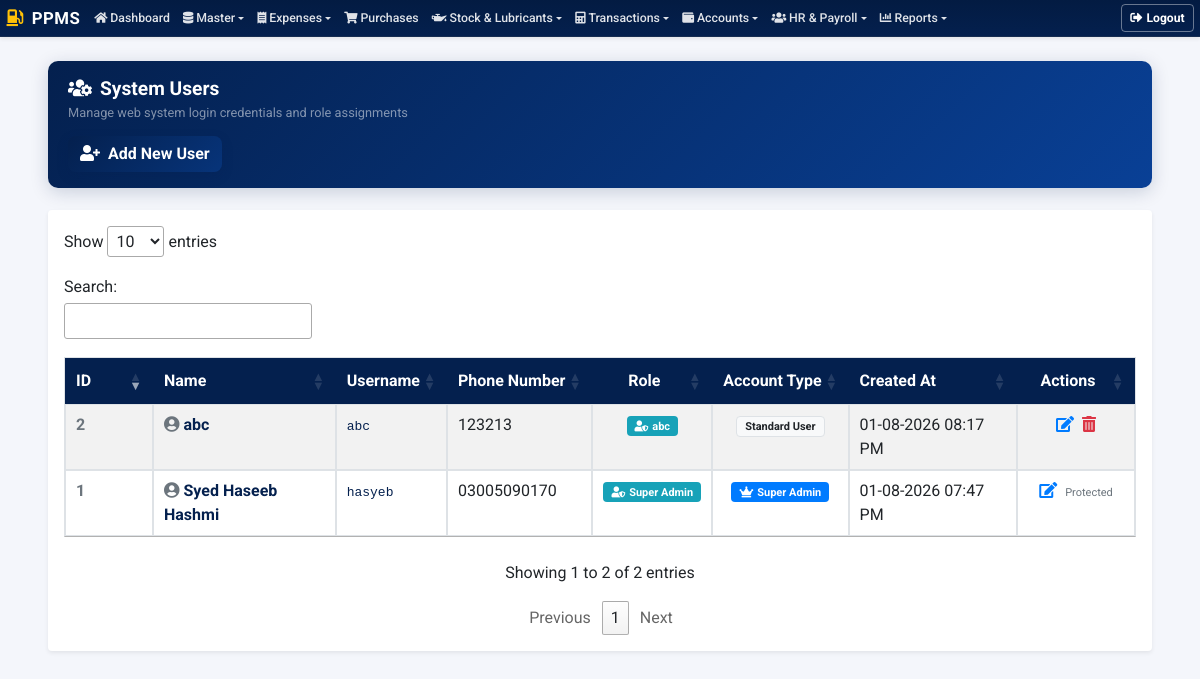
The app's page /users/users-list.php (signed in) with its own data.
### tables this page shows
CREATE TABLE `tbl_accounts` (
  `id` int(11) NOT NULL,
  `name` varchar(256) NOT NULL,
  `username` varchar(64) NOT NULL,
  `password` varchar(255) NOT NULL,
  `type` varchar(64) NOT NULL DEFAULT 'user',
  `phonenumber` varchar(64) NOT NULL DEFAULT '',
  `cnicnumber` varchar(64) NOT NULL DEFAULT '',
  `address` varchar(512) NOT NULL DEFAULT '',
  `city` varchar(64) NOT NULL DEFAULT '',
  `role_id` int(11) DEFAULT NULL,
  `deleted_at` datetime DEFAULT NULL,
  `created_at` timestamp NOT NULL DEFAULT current_timestamp()
);

CREATE TABLE `tbl_roles` (
  `id` int(11) NOT NULL,
  `name` varchar(128) NOT NULL,
  `created_at` datetime NOT NULL DEFAULT current_timestamp(),
  `updated_at` datetime NOT NULL DEFAULT current_timestamp() ON UPDATE current_timestamp(),
  `deleted_at` datetime DEFAULT NULL
);

### include/permissions.php (called while the page is built, shortened)
<?php
require_once __DIR__ . '/config.php';
function has_permission($module_slug, $action) {
    global $connection;
    $user_id = intval($_SESSION['loggedInUser']);
    $user_res = mysqli_query($connection, "SELECT type, role_id FROM tbl_accounts WHERE id = '$user_id' LIMIT 1");
    if (!$user_res || !($user = mysqli_fetch_assoc($user_res))) {
        return false;
    }
    if (strtolower(trim($user['type'] ?? '')) === 'admin') {
        return true;
    }
    return false;
}
?>

### users/users-list.php (the view, shortened to what this page needs)
<?php
require '../include/config.php';
require '../include/permissions.php';
?>
<!DOCTYPE html>
<html lang="en">
<head>
    <link rel="stylesheet" href="https://stackpath.bootstrapcdn.com/bootstrap/4.3.1/css/bootstrap.min.css">
    <link rel="stylesheet" href="https://cdnjs.cloudflare.com/ajax/libs/font-awesome/5.11.2/css/all.min.css">
    <link rel="stylesheet" href="https://cdn.datatables.net/1.10.20/css/jquery.dataTables.min.css">
    <link rel="stylesheet" href="../include/style.css?v=1.0.1">
</head>
<body>
<?php include('../include/navbar.php');?>
<main class="main">
    <div class="container-fluid pt-4 pb-4 px-lg-5">
        <div class="page-header">
            <div>
                <h4><i class="fas fa-users-cog mr-2"></i>System Users</h4>
                <small class="text-white-50">Manage web system login credentials and role assignments</small>
            </div>
            <div>
                <?php if (has_permission('users', 'add')): ?>
                <a href="add-user.php" class="btn btn-primary font-weight-bold" style="border-radius:8px;">
                    <i class="fas fa-user-plus mr-1"></i> Add New User
                </a>
                <?php endif; ?>
            </div>
        </div>
        <div class="table-responsive bg-white p-3 rounded shadow-sm">
            <table id="usersTable" class="table table-striped table-bordered">
                <thead>
                    <tr>
                        <th style="width: 50px;">ID</th>
                        <th>Name</th>
                        <th>Username</th>
                        <th>Phone Number</th>
                        <th style="text-align: center;">Role</th>
                        <th style="text-align: center;">Account Type</th>
                        <th>Created At</th>
                        <th style="text-align: center; width: 80px;">Actions</th>
                    </tr>
                </thead>
                <tbody>
                    <?php
                    $sql = "SELECT a.*, r.name as role_name
                            FROM tbl_accounts a
                            LEFT JOIN tbl_roles r ON a.role_id = r.id
                            WHERE a.deleted_at IS NULL
                            ORDER BY a.id DESC";
                    $result = mysqli_query($connection, $sql);
                    if ($result && mysqli_num_rows($result) > 0) {
                        while ($row = mysqli_fetch_assoc($result)) {
                            $isAdmin = ($row['id'] == 1 || strtolower(trim($row['type'] ?? '')) === 'admin' || strtolower(trim($row['username'] ?? '')) === 'admin' || strtolower(trim($row['role_name'] ?? '')) === 'admin');
                            $canEdit = has_permission('users', 'edit');
                            $canDelete = has_permission('users', 'delete') && !$isAdmin;
                            $nameDisplay = $canEdit
                                ? '<a href="edit-user.php?id='.$row['id'].'" class="font-weight-bold" style="color: var(--primary-color);"><i class="fas fa-user-circle mr-1 text-muted"></i>'.htmlspecialchars($row['name'] ?? 'N/A').'</a>'
                                : '<strong>'.htmlspecialchars($row['name'] ?? 'N/A').'</strong>';
                            $roleTitle = !empty($row['role_name']) ? $row['role_name'] : ($isAdmin ? 'Super Admin' : 'Standard User');
                            $roleBadge = '<span class="badge badge-info px-2 py-1" style="font-size:11px;"><i class="fas fa-user-shield mr-1"></i>'.htmlspecialchars($roleTitle).'</span>';
                            if ($isAdmin) {
                                $typeBadge = '<span class="badge badge-primary px-2 py-1" style="font-size:11px;"><i class="fas fa-crown mr-1"></i>Super Admin</span>';
                            } else {
                                $typeBadge = '<span class="badge badge-light border px-2 py-1" style="font-size:11px;">Standard User</span>';
                            }
                            $createdDate = (!empty($row['created_at'])) ? date("d-m-Y h:i A", strtotime($row['created_at'])) : '—';
                            echo '<tr>
                                <td class="font-weight-bold text-muted">'.$row['id'].'</td>
                                <td>'.$nameDisplay.'</td>
                                <td><code style="font-size:13px; color:#04204e;">'.htmlspecialchars($row['username'] ?? '').'</code></td>
                                <td>'.htmlspecialchars($row['phonenumber'] ?? '—').'</td>
                                <td class="text-center">'.$roleBadge.'</td>
                                <td class="text-center">'.$typeBadge.'</td>
                                <td>'.$createdDate.'</td>
                                <td class="text-center">';
                            if ($canEdit) {
                                echo '<a href="edit-user.php?id='.$row['id'].'" class="text-primary mr-2" title="Edit User"><i class="fas fa-edit" style="font-size: 16px;"></i></a>';
                            }
                            if ($canDelete) {
                                echo '<a class="text-danger" onclick="deleteUser('.$row['id'].')" title="Delete User" style="cursor:pointer;"><i class="fas fa-trash-alt" style="font-size: 16px;"></i></a>';
                            } else if ($isAdmin) {
                                echo '<span class="text-muted" style="font-size:11px;">Protected</span>';
                            } else if (!$canEdit) {
                                echo '<span class="text-muted" style="font-size:11px;">No Access</span>';
                            }
                            echo '</td>
                            </tr>';
                        }
                    }
                    ?>
                </tbody>
            </table>
        </div>
    </div>
</main>
</body>
</html>

### include/style.css (style rules this page uses)
:root { --primary-color: #04204e; --primary-hover: #07347a; --primary-light: #e6f0fa; --primary-gradient: linear-gradient(135deg, var(--primary-color) 0%, #07347a 100%); --gradient-header: linear-gradient(135deg, var(--primary-color) 0%, #094096 100%); --navy-glass: rgba(4, 32, 78, 0.96); }
body { font-family: 'Roboto', sans-serif; background-color: #f4f6fb; color: #212529; overflow-x: hidden; }
@media (max-width: 1240px) { .page-header { padding: 16px 20px !important; flex-direction: column !important; align-items: flex-start !important; gap: 12px; } }
@media (max-width: 1240px) { .page-header h4, .page-header h2 { font-size: 1.2rem !important; } }
@media (max-width: 1240px) { .page-header .btn { width: 100%; text-align: center; } }
@media (max-width: 1240px) { .table-responsive { -webkit-overflow-scrolling: touch; border-radius: 8px; margin-bottom: 1rem; width: 100%; overflow-x: auto; } }
.btn-primary { background-color: #04204e !important; background: var(--primary-gradient) !important; border: none !important; color: #ffffff !important; box-shadow: 0 4px 12px rgba(4, 32, 78, 0.2); transition: all 0.2s ease; }
table thead th, .table thead th { background-color: #04204e !important; color: #ffffff !important; border-color: #04204e !important; vertical-align: middle !important; }

### users/users-list.php (style rules this page uses)
body { background: #f4f6fb; font-family: 'Roboto', sans-serif; }
.page-header { background: var(--gradient-header); color: #fff; padding: 18px 28px; border-radius: 10px; margin-bottom: 22px; display: flex; align-items: center; justify-content: space-between; box-shadow: 0 4px 18px rgba(4,32,78,0.18); }
.page-header h4 { margin: 0; font-weight: 700; font-size: 1.3rem; }
.btn-primary { background: var(--primary-gradient) !important; border: none !important; color: #fff !important; }
#usersTable thead th { background: var(--primary-color) !important; color: #fff !important; white-space: nowrap; }

### records on screen
tbl_accounts: id "2", name "abc", username "abc", phonenumber "123213", role.name "abc", type "Standard User", created_at "01-08-2026 08:17 PM"
tbl_accounts: id "1", name "Syed Haseeb Hashmi", username "hasyeb", phonenumber "03005090170", roleTitle "Super Admin", created_at "01-08-2026 07:47 PM", shows "Protected"
